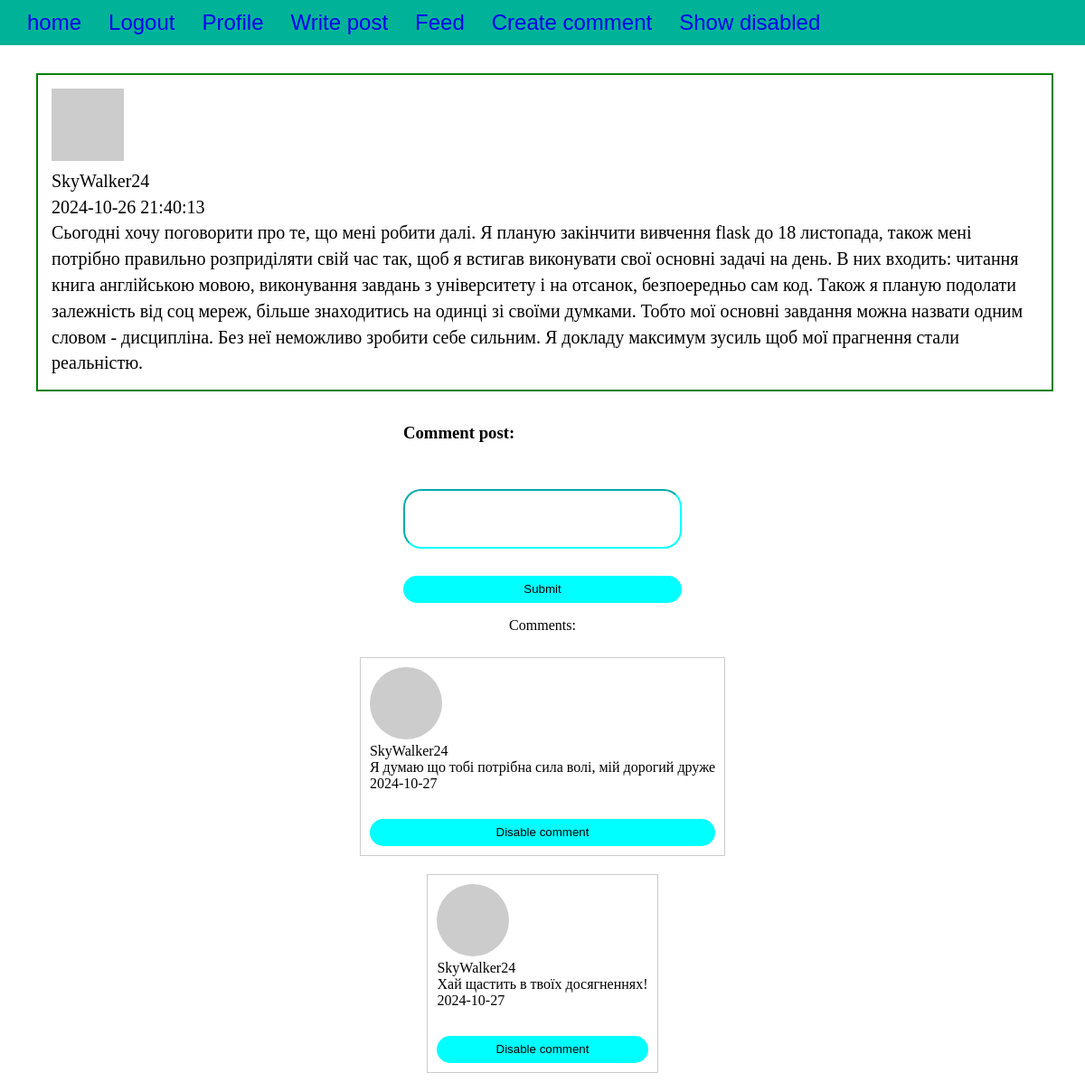
/post/11 (signed in), run on the app's committed database.
### main.py (models this page shows, shortened)
class Post(db.Model):
    __tablename__ = 'posts'
    id = db.Column(db.Integer, primary_key=True)
    body = db.Column(db.Text)
    timestamp = db.Column(db.DateTime, index=True, default=datetime.now)
    author_id = db.Column(db.Integer, db.ForeignKey('users.id'))
    post_comments = db.relationship('PostComment', backref='post', lazy='dynamic')

class User(UserMixin, db.Model):
    __tablename__ = 'users'
    id = db.Column(db.Integer, primary_key=True)
    email = db.Column(db.String(64), unique=True, index=True)
    name = db.Column(db.String(64), unique=True, nullable=False)
    location = db.Column(db.String(64))
    about_me = db.Column(db.Text)
    member_since = db.Column(db.DateTime(), default=datetime.now)
    last_seen = db.Column(db.DateTime(), default=datetime.now)
    password_hash = db.Column(db.String(128))
    confirmed = db.Column(db.Boolean, default=False)
    avatar_hash = db.Column(db.String(32))
    followed = db.relationship('Follow', foreign_keys=[Follow.follower_id], backref=db.backref('follower', lazy='joined'),
                               lazy='dynamic', cascade='all, delete-orphan')
    follower = db.relationship('Follow', foreign_keys=[Follow.followed_id], backref=db.backref('followed', lazy='joined'),
                               lazy='dynamic', cascade='all, delete-orphan')
    posts = db.relationship('Post', backref='author', lazy='dynamic')
    comments = db.relationship('Comment', backref='user', lazy='dynamic')
    post_comments = db.relationship('PostComment', backref='user', lazy='dynamic')
    role_id = db.Column(db.Integer, db.ForeignKey('roles.id'))
    @property
    def password(self):
        raise AttributeError('password is not a readable attribute')
    def can(self, perm):
        return self.role is not None and self.role.has_permissions(perm)
    def is_admin(self):
        return self.can(Permission.ADMIN)
    def gravatar_hash(self):
        return hashlib.md5(self.email.lower().encode('utf-8')).hexdigest()
    def gravatar(self, size=100, default='identicon', rating='g'):
        if request.is_secure:
            url = 'https://secure.gravatar.com/avatar'
        else:
            url = 'http://www.gravatar.com/avatar'
        hash = self.avatar_hash or self.gravatar_hash()
        return f'{url}/{hash}?s={size}&d={default}&r={rating}'

class PostComment(db.Model):
    __tablename__ = 'post_comments'
    id = db.Column(db.Integer, primary_key=True)
    body = db.Column(db.Text)
    timestamp = db.Column(db.DateTime, index=True, default=datetime.now)
    disabled = db.Column(db.Boolean)
    author_id = db.Column(db.Integer, db.ForeignKey('users.id'))
    post_id = db.Column(db.Integer, db.ForeignKey('posts.id'))

### main.py (the view, shortened to what this page needs)
@app.route('/post/<int:id>', methods=['GET', 'POST'])
def post(id):
    post = Post.query.get_or_404(id)
    form = CommentForm()
    page = request.args.get('page', 1, type=int)
    if page == -1:
        page = (post.post_comments.count() - 1) // app.config['FLASKY_COMMENTS_PER_PAGE'] + 1
    pagination = post.post_comments.order_by(PostComment.timestamp.asc()).paginate(
        page=page,
        per_page=app.config['FLASKY_COMMENTS_PER_PAGE'],
        error_out=False
    )
    comments = pagination.items
    return render_template(
        'one_post.html',
        posts=[post],
        form=form,
        comments=comments,
        pagination=pagination
    )

### forms.py
class CommentForm(FlaskForm):
    body = StringField('', validators=[DataRequired()])
    submit = SubmitField('Submit')

### main.py (called while the page is built)
@login_manager.user_loader
def load_user(user_id):
    return User.query.get(int(user_id))

    def has_permissions(self, perm):
        return self.permissions & perm == perm

### templates/one_post.html (shortened to what this page needs)
{% extends "home.html" %}
{% block one_post %}
{% for post in posts %}
<ul class="posts">
    <li class="post">
        <div class="profile-thumbnail">
            <a href="{{ url_for('.user', username=post.author.name) }}">
                <img class="img-rounded profile-thumbnail"
                     src="{{ post.author.gravatar(size=60) }}">
            </a>
            <div>{{ post.author.name }}</div>
        </div>
        <div class="post-date">
            {{ post.timestamp.strftime('%Y-%m-%d %H:%M:%S') }}
        </div>
        <div class="post-body">{{ post.body }}</div>
    </li>
    {% else %}
    <li>No posts available.</li>
    {% endfor %}
</ul>
<div class="user_info_cont">
    <h3>Comment post:</h3>
    <form method="POST"  class="comment_form">
                {{ form.body(class="comment_input") }}
                {{ form.submit(class="comment_button") }}
        </form>
    </div>
<p>Comments: </p>
{% for comment in comments %}
{% if not comment.disabled %}
<div class="follower_info_cont">
<div class="user_info_cont">
    <a href="{{ url_for('.user', username=comment.user.name) }}">
        <img src="{{ comment.user.gravatar(size=40) }}" alt="avatar">
      </a>
    <div>{{ comment.user.name }}</div>
    <div>{{ comment.body }}</div>
    <div>{{ comment.timestamp.strftime('%Y-%m-%d') }}</div>
    {% if current_user.is_admin() %}
      <a href="{{ url_for('disable_comment',  id=comment.id) }}"><button  class="comment_button">Disable comment</button></a>
    {% endif %}
{% endif %}
</div>
</div>
{% endfor %}
{% endblock %}

### static/main.css (style rules this page uses)
body { margin: 0; margin: 0; display: flex; flex-direction: column; align-items: center; }
ul { list-style: none; }
.header_list, li { padding: 15px; }
header, li, a { text-decoration: none; }
.comment_form { margin-left: auto; margin-right: auto; margin-top: 10%; display: flex; flex-direction: column; width: fit-content; }
.comment_input { width: 300px; height: 60px; border-color: cyan; border-radius: 20px; margin-top: 20px; }
.comment_button { margin-top: 30px; background-color: cyan; border: none; height: 30px; border-radius: 20px; cursor: pointer; width: 100%; }
.post { font-size: 20px; line-height: 1.8rem; border: 2px solid green; margin-top: 15px; margin-right: 35px; }
.post a { width: 100%; }
.follower_info_cont { border: 1px solid #ccc; padding: 10px; margin: 10px 0; display: flex; align-items: center; }
.follower_info_cont img { margin-right: 10px; border-radius: 50%; }

### data on the page
Post: author.name "SkyWalker24", timestamp "2024-10-26 21:40:13", body "Сьогодні хочу поговорити про те, що мені робити далі. Я планую закінчити вивчення flask до 18 листопада, також мені потрібно правильно розприділяти свій час так, щоб я встигав виконувати свої основні задачі на день. В них входить: читання книга англійською мовою, виконування завдань з університету і на отсанок, безпоередньо сам код. Також я планую подолати залежність від соц мереж, більше знаходитись на одинці зі своїми думками. Тобто мої основні завдання можна назвати одним словом - дисципліна. Без неї неможливо зробити себе сильним. Я докладу максимум зусиль щоб мої прагнення стали реальністю."
PostComment: disabled False (drawn), user.name "SkyWalker24", body "Я думаю що тобі потрібна сила волі, мій дорогий друже", timestamp "2024-10-27"
PostComment: disabled False (drawn), user.name "SkyWalker24", body "Хай щастить в твоїх досягненнях!", timestamp "2024-10-27"
